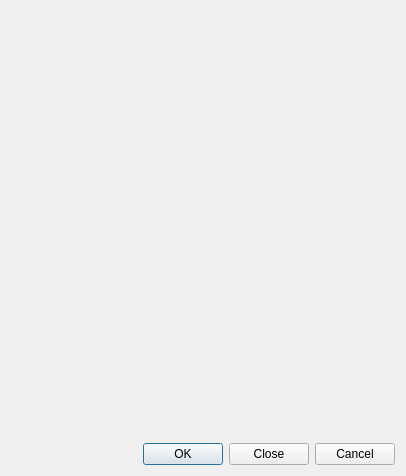
<?xml version="1.0" encoding="UTF-8"?>
<ui version="4.0">
 <class>frmAdminUnitDialog</class>
 <widget class="QDialog" name="frmAdminUnitDialog">
  <property name="geometry">
   <rect>
    <x>0</x>
    <y>0</y>
    <width>406</width>
    <height>476</height>
   </rect>
  </property>
  <property name="windowTitle">
   <string>Administrative Units Viewer</string>
  </property>
  <layout class="QGridLayout" name="gridLayout">
   <item row="0" column="0">
    <widget class="AdminUnitManager" name="adminUnitManager" native="true"/>
   </item>
   <item row="1" column="0">
    <widget class="QDialogButtonBox" name="buttonBox">
     <property name="orientation">
      <enum>Qt::Horizontal</enum>
     </property>
     <property name="standardButtons">
      <set>QDialogButtonBox::Cancel|QDialogButtonBox::Close|QDialogButtonBox::Ok</set>
     </property>
    </widget>
   </item>
  </layout>
 </widget>
 <customwidgets>
  <customwidget>
   <class>AdminUnitManager</class>
   <extends>QWidget</extends>
   <header>AdminUnitManager</header>
   <container>1</container>
  </customwidget>
 </customwidgets>
 <resources/>
 <connections/>
</ui>
